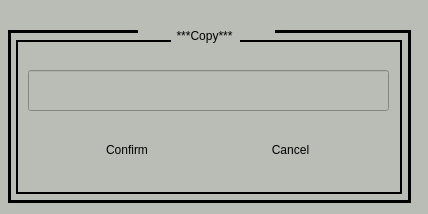
<?xml version="1.0" encoding="UTF-8"?>
<ui version="4.0">
 <class>CopyDialog</class>
 <widget class="QDialog" name="CopyDialog">
  <property name="geometry">
   <rect>
    <x>0</x>
    <y>0</y>
    <width>428</width>
    <height>214</height>
   </rect>
  </property>
  <property name="windowTitle">
   <string>Dialog</string>
  </property>
  <property name="styleSheet">
   <string notr="true">background-color: rgb(186, 189, 182);</string>
  </property>
  <widget class="QLabel" name="label">
   <property name="geometry">
    <rect>
     <x>54</x>
     <y>20</y>
     <width>301</width>
     <height>31</height>
    </rect>
   </property>
   <property name="styleSheet">
    <string notr="true">font: 25px &quot;Ubuntu&quot;;
background-color:none;</string>
   </property>
   <property name="text">
    <string>***Copy***</string>
   </property>
   <property name="alignment">
    <set>Qt::AlignCenter</set>
   </property>
  </widget>
  <widget class="Line" name="line_14">
   <property name="geometry">
    <rect>
     <x>275</x>
     <y>30</y>
     <width>135</width>
     <height>3</height>
    </rect>
   </property>
   <property name="styleSheet">
    <string notr="true">background-color: rgb(0, 0, 0);</string>
   </property>
   <property name="orientation">
    <enum>Qt::Horizontal</enum>
   </property>
  </widget>
  <widget class="Line" name="line_19">
   <property name="geometry">
    <rect>
     <x>240</x>
     <y>40</y>
     <width>161</width>
     <height>2</height>
    </rect>
   </property>
   <property name="styleSheet">
    <string notr="true">background-color: rgb(0, 0, 0);</string>
   </property>
   <property name="orientation">
    <enum>Qt::Horizontal</enum>
   </property>
  </widget>
  <widget class="Line" name="line_10">
   <property name="geometry">
    <rect>
     <x>8</x>
     <y>30</y>
     <width>3</width>
     <height>170</height>
    </rect>
   </property>
   <property name="styleSheet">
    <string notr="true">background-color: rgb(0, 0, 0);</string>
   </property>
   <property name="orientation">
    <enum>Qt::Vertical</enum>
   </property>
  </widget>
  <widget class="QLineEdit" name="lineEdit">
   <property name="geometry">
    <rect>
     <x>28</x>
     <y>70</y>
     <width>361</width>
     <height>41</height>
    </rect>
   </property>
   <property name="cursor">
    <cursorShape>IBeamCursor</cursorShape>
   </property>
   <property name="styleSheet">
    <string notr="true">QLineEdit{font: 25px &quot;Ubuntu&quot;;}

</string>
   </property>
   <property name="frame">
    <bool>true</bool>
   </property>
   <property name="echoMode">
    <enum>QLineEdit::Normal</enum>
   </property>
   <property name="clearButtonEnabled">
    <bool>false</bool>
   </property>
  </widget>
  <widget class="Line" name="line_11">
   <property name="geometry">
    <rect>
     <x>8</x>
     <y>200</y>
     <width>400</width>
     <height>3</height>
    </rect>
   </property>
   <property name="styleSheet">
    <string notr="true">background-color: rgb(0, 0, 0);</string>
   </property>
   <property name="orientation">
    <enum>Qt::Horizontal</enum>
   </property>
  </widget>
  <widget class="QWidget" name="horizontalLayoutWidget_2">
   <property name="geometry">
    <rect>
     <x>48</x>
     <y>120</y>
     <width>321</width>
     <height>61</height>
    </rect>
   </property>
   <layout class="QHBoxLayout" name="hbox">
    <item>
     <widget class="QPushButton" name="Confirm">
      <property name="minimumSize">
       <size>
        <width>0</width>
        <height>40</height>
       </size>
      </property>
      <property name="styleSheet">
       <string notr="true">QPushButton::focus{background-color:rgb(0,0,0); color:white;}
QPushButton::flat{border:none;}
QPushButton{
font: 16pt &quot;Ubuntu&quot;;
}</string>
      </property>
      <property name="text">
       <string>Confirm</string>
      </property>
      <property name="flat">
       <bool>true</bool>
      </property>
     </widget>
    </item>
    <item>
     <widget class="QPushButton" name="Cancel">
      <property name="minimumSize">
       <size>
        <width>84</width>
        <height>40</height>
       </size>
      </property>
      <property name="styleSheet">
       <string notr="true">QPushButton::focus{background-color:rgb(0, 0, 0); color:white;}
QPushButton::flat{border:none;}
QPushButton{
font: 16pt &quot;Ubuntu&quot;;
}</string>
      </property>
      <property name="text">
       <string>Cancel</string>
      </property>
      <property name="flat">
       <bool>true</bool>
      </property>
     </widget>
    </item>
   </layout>
  </widget>
  <widget class="Line" name="line_18">
   <property name="geometry">
    <rect>
     <x>16</x>
     <y>40</y>
     <width>155</width>
     <height>2</height>
    </rect>
   </property>
   <property name="styleSheet">
    <string notr="true">background-color: rgb(0, 0, 0);</string>
   </property>
   <property name="orientation">
    <enum>Qt::Horizontal</enum>
   </property>
  </widget>
  <widget class="Line" name="line_16">
   <property name="geometry">
    <rect>
     <x>16</x>
     <y>40</y>
     <width>2</width>
     <height>153</height>
    </rect>
   </property>
   <property name="styleSheet">
    <string notr="true">background-color: rgb(0, 0, 0);</string>
   </property>
   <property name="orientation">
    <enum>Qt::Vertical</enum>
   </property>
  </widget>
  <widget class="Line" name="line_17">
   <property name="geometry">
    <rect>
     <x>16</x>
     <y>192</y>
     <width>386</width>
     <height>2</height>
    </rect>
   </property>
   <property name="styleSheet">
    <string notr="true">background-color: rgb(0, 0, 0);</string>
   </property>
   <property name="orientation">
    <enum>Qt::Horizontal</enum>
   </property>
  </widget>
  <widget class="Line" name="line_13">
   <property name="geometry">
    <rect>
     <x>8</x>
     <y>30</y>
     <width>130</width>
     <height>3</height>
    </rect>
   </property>
   <property name="styleSheet">
    <string notr="true">background-color: rgb(0, 0, 0);</string>
   </property>
   <property name="orientation">
    <enum>Qt::Horizontal</enum>
   </property>
  </widget>
  <widget class="Line" name="line_12">
   <property name="geometry">
    <rect>
     <x>408</x>
     <y>30</y>
     <width>3</width>
     <height>173</height>
    </rect>
   </property>
   <property name="styleSheet">
    <string notr="true">background-color: rgb(0, 0, 0);</string>
   </property>
   <property name="orientation">
    <enum>Qt::Vertical</enum>
   </property>
  </widget>
  <widget class="Line" name="line_15">
   <property name="geometry">
    <rect>
     <x>400</x>
     <y>40</y>
     <width>2</width>
     <height>153</height>
    </rect>
   </property>
   <property name="styleSheet">
    <string notr="true">background-color: rgb(0, 0, 0);</string>
   </property>
   <property name="orientation">
    <enum>Qt::Vertical</enum>
   </property>
  </widget>
 </widget>
 <resources/>
 <connections/>
</ui>
